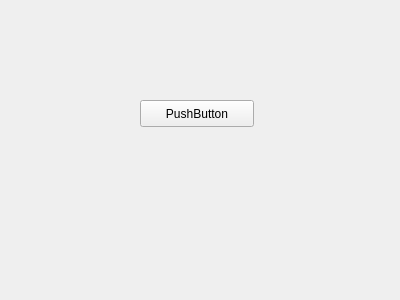
<?xml version="1.0" encoding="UTF-8"?>
<ui version="4.0">
 <class>Form</class>
 <widget class="QWidget" name="Form">
  <property name="geometry">
   <rect>
    <x>0</x>
    <y>0</y>
    <width>400</width>
    <height>300</height>
   </rect>
  </property>
  <property name="windowTitle">
   <string>Form</string>
  </property>
  <widget class="QPushButton" name="pushButton">
   <property name="geometry">
    <rect>
     <x>140</x>
     <y>100</y>
     <width>114</width>
     <height>27</height>
    </rect>
   </property>
   <property name="text">
    <string>PushButton</string>
   </property>
  </widget>
 </widget>
 <resources/>
 <connections/>
</ui>
